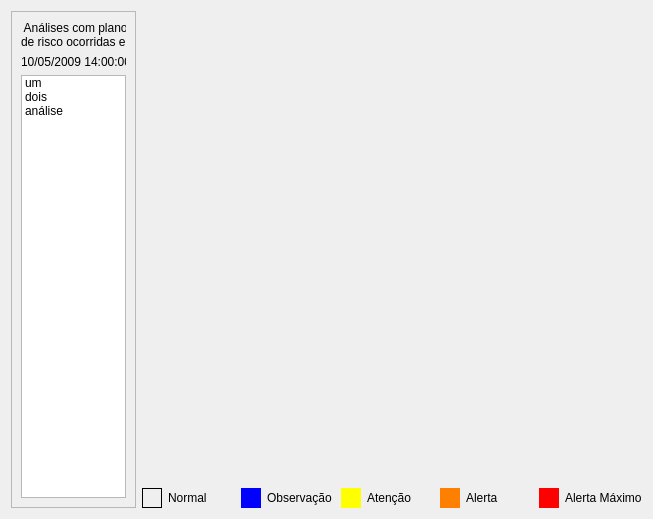
<ui version="4.0" >
 <class>ImageAnalysisDialogForm</class>
 <widget class="QDialog" name="ImageAnalysisDialogForm" >
  <property name="geometry" >
   <rect>
    <x>0</x>
    <y>0</y>
    <width>653</width>
    <height>519</height>
   </rect>
  </property>
  <property name="windowTitle" >
   <string>Imagem da Análise</string>
  </property>
  <layout class="QGridLayout" >
   <item rowspan="2" row="0" column="0" >
    <widget class="QFrame" name="frame" >
     <property name="sizePolicy" >
      <sizepolicy vsizetype="Expanding" hsizetype="Maximum" >
       <horstretch>0</horstretch>
       <verstretch>0</verstretch>
      </sizepolicy>
     </property>
     <property name="maximumSize" >
      <size>
       <width>125</width>
       <height>16777215</height>
      </size>
     </property>
     <property name="frameShape" >
      <enum>QFrame::StyledPanel</enum>
     </property>
     <property name="frameShadow" >
      <enum>QFrame::Raised</enum>
     </property>
     <layout class="QVBoxLayout" >
      <item>
       <widget class="QLabel" name="label" >
        <property name="text" >
         <string> Análises com plano
de risco ocorridas em:</string>
        </property>
       </widget>
      </item>
      <item>
       <widget class="QLabel" name="_timestampLabel" >
        <property name="text" >
         <string>10/05/2009 14:00:00</string>
        </property>
       </widget>
      </item>
      <item>
       <widget class="QListWidget" name="_analysisListWidget" >
        <property name="sizePolicy" >
         <sizepolicy vsizetype="Expanding" hsizetype="Maximum" >
          <horstretch>0</horstretch>
          <verstretch>0</verstretch>
         </sizepolicy>
        </property>
        <property name="maximumSize" >
         <size>
          <width>125</width>
          <height>16777215</height>
         </size>
        </property>
        <item>
         <property name="text" >
          <string>um</string>
         </property>
        </item>
        <item>
         <property name="text" >
          <string>dois</string>
         </property>
        </item>
        <item>
         <property name="text" >
          <string>análise</string>
         </property>
        </item>
       </widget>
      </item>
     </layout>
    </widget>
   </item>
   <item row="0" column="1" >
    <widget class="imageAnalysisViewer" native="1" name="_imageAnalysisWidget" >
     <property name="sizePolicy" >
      <sizepolicy vsizetype="Preferred" hsizetype="Preferred" >
       <horstretch>0</horstretch>
       <verstretch>0</verstretch>
      </sizepolicy>
     </property>
     <property name="minimumSize" >
      <size>
       <width>300</width>
       <height>465</height>
      </size>
     </property>
    </widget>
   </item>
   <item row="1" column="1" >
    <layout class="QHBoxLayout" >
     <item>
      <widget class="QLabel" name="label_2" >
       <property name="maximumSize" >
        <size>
         <width>20</width>
         <height>20</height>
        </size>
       </property>
       <property name="styleSheet" >
        <string>QLabel {
border-width: 1px;
border-style: solid;
border-color: rgb(0, 0, 0);
}</string>
       </property>
       <property name="text" >
        <string> </string>
       </property>
      </widget>
     </item>
     <item>
      <widget class="QLabel" name="label_3" >
       <property name="maximumSize" >
        <size>
         <width>16777215</width>
         <height>20</height>
        </size>
       </property>
       <property name="text" >
        <string>Normal</string>
       </property>
      </widget>
     </item>
     <item>
      <widget class="QLabel" name="label_5" >
       <property name="maximumSize" >
        <size>
         <width>20</width>
         <height>20</height>
        </size>
       </property>
       <property name="styleSheet" >
        <string>QLabel {
background-color: rgb(0, 0, 255);
}</string>
       </property>
       <property name="text" >
        <string/>
       </property>
      </widget>
     </item>
     <item>
      <widget class="QLabel" name="label_4" >
       <property name="maximumSize" >
        <size>
         <width>16777215</width>
         <height>20</height>
        </size>
       </property>
       <property name="text" >
        <string>Observação</string>
       </property>
      </widget>
     </item>
     <item>
      <widget class="QLabel" name="label_6" >
       <property name="maximumSize" >
        <size>
         <width>20</width>
         <height>20</height>
        </size>
       </property>
       <property name="styleSheet" >
        <string>QLabel {
background-color: rgb(255, 255, 0);
}</string>
       </property>
       <property name="text" >
        <string/>
       </property>
      </widget>
     </item>
     <item>
      <widget class="QLabel" name="label_7" >
       <property name="maximumSize" >
        <size>
         <width>16777215</width>
         <height>20</height>
        </size>
       </property>
       <property name="text" >
        <string>Atenção</string>
       </property>
      </widget>
     </item>
     <item>
      <widget class="QLabel" name="label_8" >
       <property name="maximumSize" >
        <size>
         <width>20</width>
         <height>20</height>
        </size>
       </property>
       <property name="styleSheet" >
        <string>QLabel {
background-color: rgb(255, 127, 0);
}</string>
       </property>
       <property name="text" >
        <string/>
       </property>
      </widget>
     </item>
     <item>
      <widget class="QLabel" name="label_9" >
       <property name="maximumSize" >
        <size>
         <width>16777215</width>
         <height>20</height>
        </size>
       </property>
       <property name="text" >
        <string>Alerta</string>
       </property>
      </widget>
     </item>
     <item>
      <widget class="QLabel" name="label_10" >
       <property name="maximumSize" >
        <size>
         <width>20</width>
         <height>20</height>
        </size>
       </property>
       <property name="styleSheet" >
        <string>QLabel {
background-color: rgb(255, 0, 0);
}</string>
       </property>
       <property name="text" >
        <string/>
       </property>
      </widget>
     </item>
     <item>
      <widget class="QLabel" name="label_11" >
       <property name="maximumSize" >
        <size>
         <width>16777215</width>
         <height>20</height>
        </size>
       </property>
       <property name="text" >
        <string>Alerta Máximo</string>
       </property>
      </widget>
     </item>
    </layout>
   </item>
  </layout>
 </widget>
 <customwidgets>
  <customwidget>
   <class>imageAnalysisViewer</class>
   <extends>QWidget</extends>
   <header>imageAnalysisViewer.h</header>
   <container>1</container>
  </customwidget>
 </customwidgets>
 <resources/>
 <connections/>
</ui>
